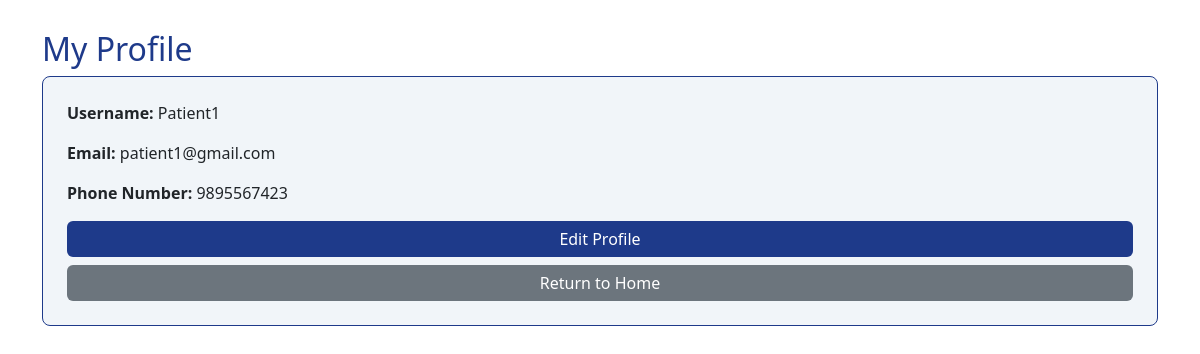
Page /ProfileView/ (signed in) on the committed database.
### patient/models.py (models this page shows)
class Patient(models.Model):
    username = models.OneToOneField(User,on_delete=models.CASCADE)
    first_name = models.CharField(max_length=200)
    last_name = models.CharField(max_length=100)
    contact_number = models.CharField(max_length=15, null=True)
    email = models.EmailField(null=True)
    password1 = models.CharField(max_length=15)
    password2 = models.CharField(max_length=15)

### patient/views.py (the view)
# urls.py: path('ProfileView/',views.ProfileView,name='ProfileView'),
@login_required
def ProfileView(request):
    patient=Patient.objects.get(id=request.user.id)
    return render(request,"patient/profileview.html",{"patient":patient})

### templates/patient/profileview.html (shortened to what this page needs)
<!DOCTYPE html>
<html>
<head>
    <link href="https://cdn.jsdelivr.net/npm/bootstrap@5.3.0/dist/css/bootstrap.min.css" rel="stylesheet">
</head>
<body>
    <div class="container">
        <h2>My Profile</h2>
        <div class="card p-4">
            <p><strong>Username:</strong> {{ patient.username }}</p>
            <p><strong>Email:</strong> {{ patient.email }}</p>
            <p><strong>Phone Number:</strong> {{ patient.contact_number }}</p>
            <a href="{% url 'PatientProfileUpdate' %}" class="btn btn-primary mb-2">Edit Profile</a>
            <a href="{% url 'index' %}" class="btn btn-secondary">Return to Home</a>
        </div>
    </div>
</body>
</html>

### templates/patient/profileview.html (style rules this page uses)
body { background-color: white; color: #1E3A8A; }
h2 { margin-top: 30px; color: #1E3A8A; }
.card { border-color: #1E3A8A; border-radius: 8px; background-color: #f1f5f9; }
.btn-primary, .btn-secondary { background-color: #1E3A8A; border: none; }
.btn-secondary { background-color: #6C757D; }

### rows in the picture
Patient: username "Patient1", email "patient1@gmail.com", contact_number "9895567423"
